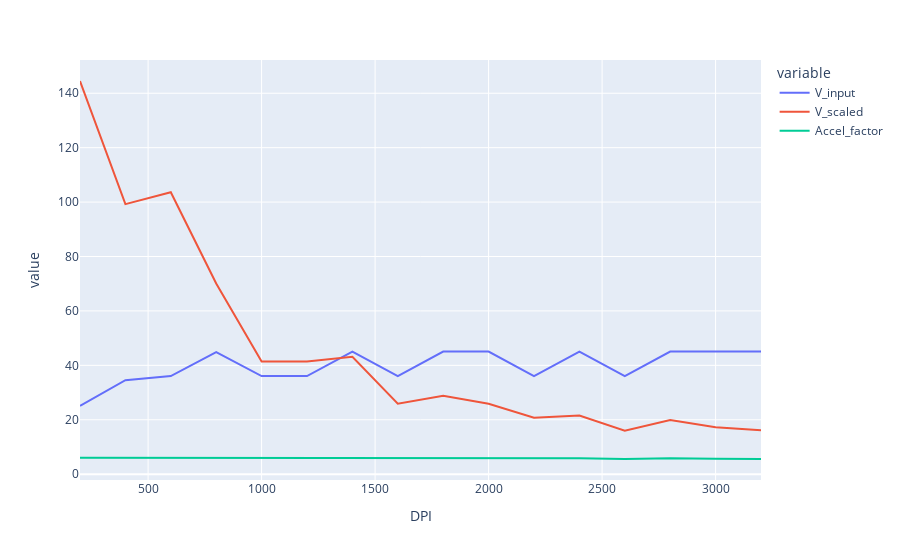

Notebook code for this chart:
### Code cell
fig = px.line(df)
fig

### Figure 1 — Plotly figure (JSON) as saved in the notebook; plotly's stock layout.template omitted (floating-point values rounded to 4 significant figures)
{"data": [{"hovertemplate": "variable=V_input<br>DPI=%{x}<br>value=%{y}<extra></extra>", "legendgroup": "V_input", "line": {"color": "#636efa", "dash": "solid"}, "marker": {"symbol": "circle"}, "mode": "lines", "name": "V_input", "orientation": "v", "showlegend": true, "x": [200, 400, 600, 800, 1000, 1200, 1400, 1600, 1800, 2000, 2200, 2400, 2600, 2800, 3000, 3200], "xaxis": "x", "y": [25.14, 34.54, 36.06, 44.9, 36.06, 36.06, 45.08, 36.06, 45.08, 45.08, 36.06, 45.08, 36.06, 45.08, 45.08, 45.08], "yaxis": "y", "type": "scatter"}, {"hovertemplate": "variable=V_scaled<br>DPI=%{x}<br>value=%{y}<extra></extra>", "legendgroup": "V_scaled", "line": {"color": "#EF553B", "dash": "solid"}, "marker": {"symbol": "circle"}, "mode": "lines", "name": "V_scaled", "orientation": "v", "showlegend": true, "x": [200, 400, 600, 800, 1000, 1200, 1400, 1600, 1800, 2000, 2200, 2400, 2600, 2800, 3000, 3200], "xaxis": "x", "y": [144.5, 99.24, 103.6, 70.09, 41.45, 41.45, 43.18, 25.91, 28.79, 25.91, 20.73, 21.59, 15.94, 19.93, 17.27, 16.19], "yaxis": "y", "type": "scatter"}, {"hovertemplate": "variable=Accel_factor<br>DPI=%{x}<br>value=%{y}<extra></extra>", "legendgroup": "Accel_factor", "line": {"color": "#00cc96", "dash": "solid"}, "marker": {"symbol": "circle"}, "mode": "lines", "name": "Accel_factor", "orientation": "v", "showlegend": true, "x": [200, 400, 600, 800, 1000, 1200, 1400, 1600, 1800, 2000, 2200, 2400, 2600, 2800, 3000, 3200], "xaxis": "x", "y": [6, 6, 6, 6, 5.999, 5.999, 6.0, 5.966, 5.983, 5.966, 5.874, 5.899, 5.584, 5.846, 5.701, 5.609], "yaxis": "y", "type": "scatter"}], "layout": {"xaxis": {"anchor": "y", "domain": [0, 1], "title": {"text": "DPI"}}, "yaxis": {"anchor": "x", "domain": [0, 1], "title": {"text": "value"}}, "legend": {"title": {"text": "variable"}, "tracegroupgap": 0}, "margin": {"t": 60}}}
